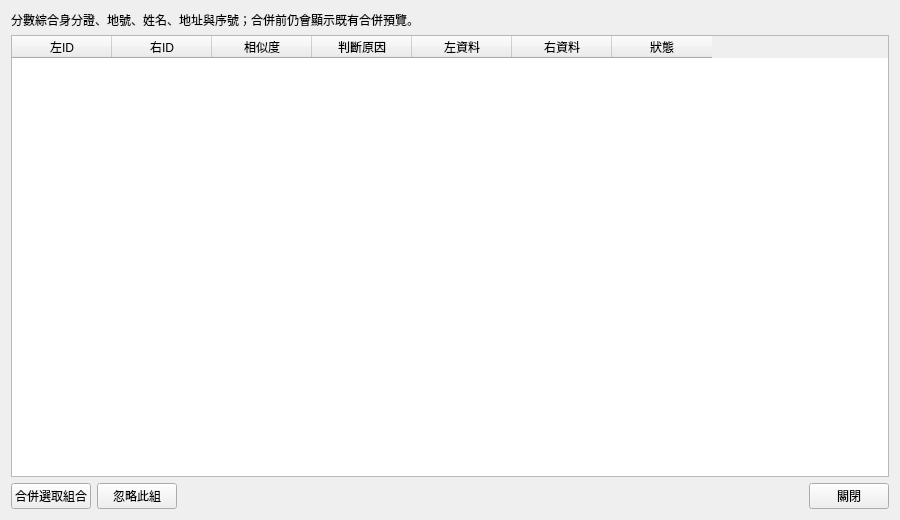
<?xml version="1.0" encoding="UTF-8"?>
<ui version="4.0">
 <class>duplicateFinderDialogContent</class>
 <widget class="QWidget" name="duplicateFinderDialogContent">
  <property name="geometry">
   <rect>
    <x>0</x>
    <y>0</y>
    <width>900</width>
    <height>520</height>
   </rect>
  </property>
  <property name="windowTitle">
   <string>智慧重複資料檢查</string>
  </property>
  <property name="dialogSize" stdset="0">
   <size>
    <width>900</width>
    <height>520</height>
   </size>
  </property>
  <layout class="QVBoxLayout" name="duplicateFinderLayout">
   <property name="spacing">
    <number>6</number>
   </property>
   <property name="leftMargin">
    <number>11</number>
   </property>
   <property name="topMargin">
    <number>11</number>
   </property>
   <property name="rightMargin">
    <number>11</number>
   </property>
   <property name="bottomMargin">
    <number>11</number>
   </property>
   <item>
    <widget class="QLabel" name="introLabel">
     <property name="text">
      <string>分數綜合身分證、地號、姓名、地址與序號；合併前仍會顯示既有合併預覽。</string>
     </property>
    </widget>
   </item>
   <item>
    <widget class="TableWidget" name="pairsTable">
     <property name="selectionMode">
      <enum>QAbstractItemView::SingleSelection</enum>
     </property>
     <property name="selectionBehavior">
      <enum>QAbstractItemView::SelectRows</enum>
     </property>
     <column>
      <property name="text">
       <string>左ID</string>
      </property>
     </column>
     <column>
      <property name="text">
       <string>右ID</string>
      </property>
     </column>
     <column>
      <property name="text">
       <string>相似度</string>
      </property>
     </column>
     <column>
      <property name="text">
       <string>判斷原因</string>
      </property>
     </column>
     <column>
      <property name="text">
       <string>左資料</string>
      </property>
     </column>
     <column>
      <property name="text">
       <string>右資料</string>
      </property>
     </column>
     <column>
      <property name="text">
       <string>狀態</string>
      </property>
     </column>
    </widget>
   </item>
   <item>
    <layout class="QHBoxLayout" name="buttonRow" stretch="0,0,1,0">
     <property name="spacing">
      <number>6</number>
     </property>
     <property name="leftMargin">
      <number>0</number>
     </property>
     <property name="topMargin">
      <number>0</number>
     </property>
     <property name="rightMargin">
      <number>0</number>
     </property>
     <property name="bottomMargin">
      <number>0</number>
     </property>
     <item>
      <widget class="PrimaryPushButton" name="mergeButton">
       <property name="text">
        <string>合併選取組合</string>
       </property>
      </widget>
     </item>
     <item>
      <widget class="PushButton" name="ignoreButton">
       <property name="text">
        <string>忽略此組</string>
       </property>
      </widget>
     </item>
     <item>
      <spacer name="buttonRowSpacer">
       <property name="orientation">
        <enum>Qt::Horizontal</enum>
       </property>
       <property name="sizeHint" stdset="0">
        <size>
         <width>0</width>
         <height>0</height>
        </size>
       </property>
      </spacer>
     </item>
     <item>
      <widget class="PushButton" name="closeButton">
       <property name="text">
        <string>關閉</string>
       </property>
      </widget>
     </item>
    </layout>
   </item>
  </layout>
 </widget>
 <customwidgets>
 <customwidget>
  <class>PrimaryPushButton</class>
  <extends>QPushButton</extends>
  <header>qfluentwidgets</header>
 </customwidget>
 <customwidget>
  <class>PushButton</class>
  <extends>QPushButton</extends>
  <header>qfluentwidgets</header>
 </customwidget>
 <customwidget>
  <class>TableWidget</class>
  <extends>QTableWidget</extends>
  <header>qfluentwidgets</header>
 </customwidget>
 </customwidgets>
 <resources />
 <connections />
</ui>
